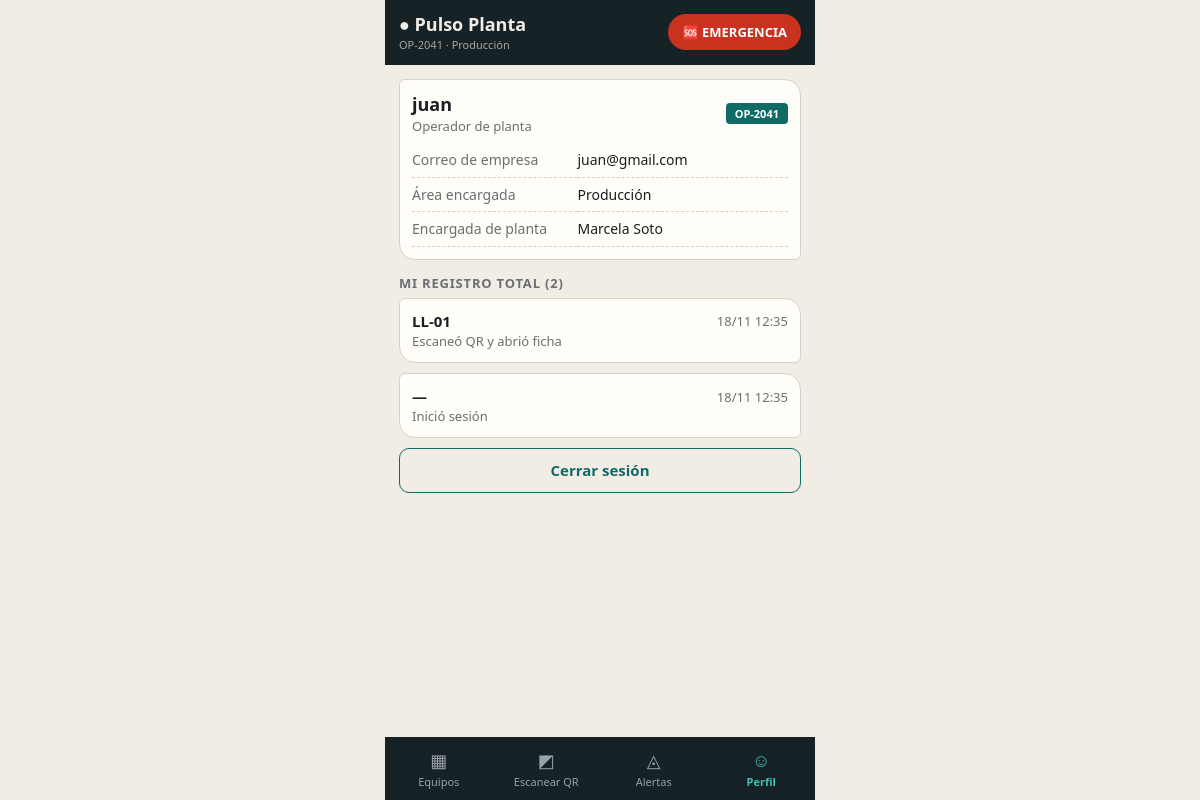
The page /perfil (signed in) on the database its author committed.
### app/models.py (models this page shows)
class Usuario(SQLModel, table=True):
    id: Optional[int] = Field(default=None, primary_key=True)
    codigo: str = Field(index=True, unique=True)  # ID de usuario de planta
    nombre: str
    correo: str  # correo de empresa
    area: str    # área encargada

class Evento(SQLModel, table=True):  # "registro total" / auditoría
    id: Optional[int] = Field(default=None, primary_key=True)
    ts: datetime = Field(default_factory=datetime.now)
    usuario: str
    equipo_id: str
    texto: str

### app/main.py (the view)
@app.get("/perfil")
def perfil(request: Request, u=Depends(user), s: Session = Depends(get_session)):
    ev = s.exec(select(Evento).where(Evento.usuario == u.codigo).order_by(Evento.id.desc())).all()
    return page(request, "perfil.html", u, ev=ev, tab="pf")

### app/templates/perfil.html
{% extends "base.html" %}{% block c %}
<div class="card"><div class="row"><div><b style="font-size:18px">{{ u.nombre }}</b><div class="mu">Operador de planta</div></div><span class="pill ac">{{ u.codigo }}</span></div>
<table style="margin-top:8px"><tr><td>Correo de empresa</td><td>{{ u.correo }}</td></tr><tr><td>Área encargada</td><td>{{ u.area }}</td></tr><tr><td>Encargada de planta</td><td>{{ enc.nombre }}</td></tr></table></div>
<h3>Mi registro total ({{ ev|length }})</h3>
{% for x in ev %}<div class="card"><div class="row"><b>{{ x.equipo_id }}</b><span class="mu">{{ x.ts.strftime('%d/%m %H:%M') }}</span></div><div class="mu">{{ x.texto }}</div></div>{% endfor %}
<a class="btn sec" href="/logout">Cerrar sesión</a>{% endblock %}

### app/templates/base.html (shortened to what this page needs)
<!doctype html><html lang="es"><head><meta charset="utf-8">
<link rel="stylesheet" href="/static/style.css"></head><body><div id="app">
{% if u %}<header><div><h1>● Pulso Planta</h1><small>{{ u.codigo }} · {{ u.area }}</small></div>
<button class="sos" onclick="document.getElementById('sos').showModal()">🆘 EMERGENCIA</button></header>{% endif %}
<main>{% if msg %}<div class="toast">{{ msg }}</div>{% endif %}{% block c %}{% endblock %}</main>
{% if u %}<nav>
<a href="/" class="{{ 'on' if tab=='eq' }}"><i>▦</i>Equipos</a>
<a href="/escanear" class="{{ 'on' if tab=='sc' }}"><i>◩</i>Escanear QR</a>
<a href="/alertas" class="{{ 'on' if tab=='al' }}"><i>◬</i>Alertas</a>
<a href="/perfil" class="{{ 'on' if tab=='pf' }}"><i>☺</i>Perfil</a></nav>
{% endif %}
</div></body></html>

### app/static/style.css (style rules this page uses)
:root { --bg:#f1ede4;--card:#fffdf8;--tx:#1a1e22;--mu:#6b6f73;--bd:#d8d1c2;--ok:#177a52;--wa:#d98200;--cr:#c8321e;--ac:#0e6b66;--hd:#162226 }
* { box-sizing:border-box }
body { margin:0;background:var(--bg);color:var(--tx);font:15px/1.4 ui-rounded,"Trebuchet MS",system-ui,sans-serif;display:flex;justify-content:center }
#app { width:100%;max-width:430px;min-height:100vh }
header { background:var(--hd);color:#f1ede4;padding:12px 14px;display:flex;align-items:center;justify-content:space-between }
header h1 { margin:0;font-size:18px }
header small { opacity:.65;display:block;font-size:11px }
main { padding:14px 14px 90px }
a { color:inherit;text-decoration:none }
.card { display:block;background:var(--card);border:1px solid var(--bd);border-radius:6px 16px 6px 16px;padding:12px;margin-bottom:10px }
.row { display:flex;align-items:center;justify-content:space-between;gap:8px }
.mu { color:var(--mu);font-size:13px }
.pill { font-size:11px;font-weight:800;padding:3px 9px;border-radius:4px;color:#fff;text-transform:uppercase }
.pill.ac { background:var(--ac) }
button,.btn { display:block;text-align:center;font:inherit;font-weight:700;border:0;border-radius:10px;padding:11px 14px;cursor:pointer;background:var(--ac);color:#fff;width:100%;margin-top:8px }
.sec { background:transparent;color:var(--ac);border:1.5px solid var(--ac) }
.sos { background:var(--cr);color:#fff;border-radius:99px;padding:9px 14px;width:auto;margin:0;font-size:13px }
nav { position:fixed;bottom:0;left:50%;transform:translateX(-50%);width:100%;max-width:430px;display:flex;background:var(--hd) }
nav a { flex:1;text-align:center;padding:11px 0;font-size:11px;color:#9aa3a6 }
nav a.on { color:#3fc1b6;font-weight:800 }
nav i { display:block;font-style:normal;font-size:18px }
table { width:100%;border-collapse:collapse }
td { padding:7px 0;border-bottom:1px dashed var(--bd);font-size:14px }
td:first-child { color:var(--mu);width:44% }
h3 { margin:14px 0 6px;font-size:13px;text-transform:uppercase;letter-spacing:.8px;color:var(--mu) }

### rows shown on the page
Usuario: codigo "OP-2041", area "Producción", nombre "juan", correo "juan@gmail.com"
Evento: equipo_id "LL-01", ts "18/11 12:35", texto "Escaneó QR y abrió ficha"
Evento: equipo_id "—", ts "18/11 12:35", texto "Inició sesión"

### other values the page prints
{{ enc.nombre }} "Marcela Soto"
{{ ev|length }} "2"
